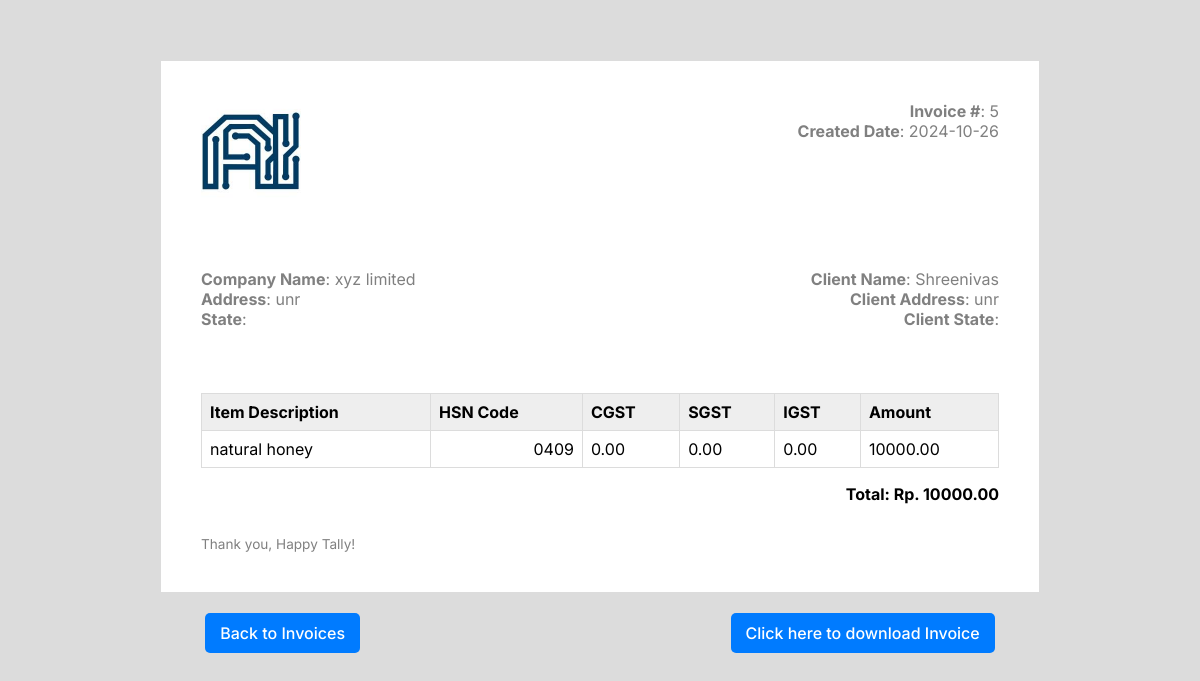
The app's page /public/display_invoice.php?id=5 (signed in) with its own data.
### tables this page shows
CREATE TABLE `tax_invoice` (
  `id` int(11) NOT NULL,
  `user_id` int(11) DEFAULT NULL,
  `name` varchar(100) DEFAULT NULL,
  `company_name` varchar(100) DEFAULT NULL,
  `address` text DEFAULT NULL,
  `state` varchar(100) DEFAULT NULL,
  `product_name` varchar(100) DEFAULT NULL,
  `price` decimal(10,2) DEFAULT NULL,
  `quantity` int(11) DEFAULT NULL,
  `gst_rate` decimal(5,2) DEFAULT NULL,
  `cgst` decimal(5,2) DEFAULT NULL,
  `sgst` decimal(5,2) DEFAULT NULL,
  `igst` decimal(5,2) DEFAULT NULL,
  `total` decimal(10,2) DEFAULT NULL,
  `date` date DEFAULT NULL,
  `hsn_code` varchar(100) DEFAULT NULL,
  `gstin` varchar(15) DEFAULT NULL
);

### public/display_invoice.php (the view, shortened to what this page needs)
<?php
require "../config/database.php";
$invoice_id = $_GET['id'];
$stmt = $pdo->prepare("SELECT * FROM tax_invoice WHERE id = ? AND user_id = ?");
$stmt->execute([$invoice_id, $_SESSION['user_id']]);
$invoice = $stmt->fetch(PDO::FETCH_ASSOC);
$itemStmt = $pdo->prepare("SELECT * FROM tax_invoice WHERE id = ?");
$itemStmt->execute([$invoice_id]);
$items = $itemStmt->fetchAll(PDO::FETCH_ASSOC);
?>
<!DOCTYPE html>
<html lang="en">
<head>
    <link rel="stylesheet" href="../css/invoice.css" />
</head>
<body>
    <section class="wrapper-invoice">
        <div class="invoice">
            <div class="invoice-information">
                <p><strong>Invoice #</strong>: <?= htmlspecialchars($invoice['id']); ?></p>
                <p><strong>Created Date</strong>: <?= htmlspecialchars(date('Y-m-d', strtotime($invoice['date']))); ?></p>
            </div>
            <div class="invoice-logo-brand">
                <img src="../ai.jfif" alt="Brand Logo" />
            </div>
            <div class="invoice-head">
                <div class="head client-info">
                    <p><strong>Company Name</strong>: <?= htmlspecialchars($invoice['company_name']); ?></p>
                    <p><strong>Address</strong>: <?= htmlspecialchars($invoice['address']); ?></p>
                    <p><strong>State</strong>: <?= htmlspecialchars($invoice['state']); ?></p>
                </div>
                <div class="head client-data">
                    <p><strong>Client Name</strong>: <?= htmlspecialchars($invoice['name']); ?></p>
                    <p><strong>Client Address</strong>: <?= htmlspecialchars($invoice['address']); ?></p>
                    <p><strong>Client State</strong>: <?= htmlspecialchars($invoice['state']); ?></p>
                </div>
            </div>
            <div class="invoice-body">
                <table class="table">
                    <thead>
                        <tr>
                            <th>Item Description</th>
                            <th>HSN Code</th>
                            <th>CGST</th>
                            <th>SGST</th>
                            <th>IGST</th>
                            <th>Amount</th>
                        </tr>
                    </thead>
                    <tbody>
                        <?php foreach ($items as $item): ?>
                        <tr>
                            <td><?= htmlspecialchars($item['product_name']); ?></td>
                            <td><?= htmlspecialchars($item['hsn_code']); ?></td>
                            <td><?= htmlspecialchars($item['cgst']); ?></td>
                            <td><?= htmlspecialchars($item['sgst']); ?></td>
                            <td><?= htmlspecialchars($item['igst']); ?></td>
                            <td><?= htmlspecialchars($item['total']); ?></td>
                        </tr>
                        <?php endforeach; ?>
                    </tbody>
                </table>
                <div class="invoice-total-amount">
                    <p>Total: Rp. <?= htmlspecialchars($invoice['total']); ?></p>
                </div>
            </div>
            <div class="invoice-footer">
                <p>Thank you, Happy Tally!</p>
            </div>
        </div>
    </section>
    <div class="invoice-actions">
        <a href="invoice_view.php">Back to Invoices</a>
        <a href="download_invoice.php?id=<?= $invoice['id']; ?>">Click here to download Invoice</a>
    </div>
</body>
</html>

### css/invoice.css (style rules this page uses)
* { margin: 0 auto; padding: 0 auto; user-select: none; }
body { padding: 20px; font-family: "Inter", -apple-system, BlinkMacSystemFont, "Segoe UI", Roboto, Oxygen, Ubuntu, Cantarell, "Open Sans", "Helvetica Neue", sans-serif; -webkit-font-smoothing: antialiased; background-color: #dcdcdc; }
.wrapper-invoice { display: flex; justify-content: center; }
.wrapper-invoice .invoice { height: auto; background: #fff; padding: 5vh; margin-top: 5vh; max-width: 110vh; width: 100%; box-sizing: border-box; border: 1px solid #dcdcdc; }
.wrapper-invoice .invoice .invoice-information { float: right; text-align: right; }
.wrapper-invoice .invoice .invoice-information p { font-size: 2vh; color: gray; }
.wrapper-invoice .invoice .invoice-logo-brand img { max-width: 100px; width: 100%; object-fit: fill; }
.wrapper-invoice .invoice .invoice-head { display: flex; margin-top: 8vh; }
.wrapper-invoice .invoice .invoice-head .head { width: 100%; box-sizing: border-box; }
.wrapper-invoice .invoice .invoice-head .client-info { text-align: left; }
.wrapper-invoice .invoice .invoice-head .client-info p { font-size: 2vh; color: gray; }
.wrapper-invoice .invoice .invoice-head .client-data { text-align: right; }
.wrapper-invoice .invoice .invoice-head .client-data p { font-size: 2vh; color: gray; }
.wrapper-invoice .invoice .invoice-body { margin-top: 8vh; }
.wrapper-invoice .invoice .invoice-body .table { border-collapse: collapse; width: 100%; }
.wrapper-invoice .invoice .invoice-body .table thead tr th { font-size: 2vh; border: 1px solid #dcdcdc; text-align: left; padding: 1vh; background-color: #eeeeee; }
.wrapper-invoice .invoice .invoice-body .table tbody tr td { font-size: 2vh; border: 1px solid #dcdcdc; text-align: left; padding: 1vh; background-color: #fff; }
.wrapper-invoice .invoice .invoice-body .table tbody tr td:nth-child(2) { text-align: right; }
.wrapper-invoice .invoice .invoice-body .invoice-total-amount { margin-top: 1rem; }
.wrapper-invoice .invoice .invoice-body .invoice-total-amount p { font-weight: bold; color: "#0F172A"; text-align: right; font-size: 2vh; }
.wrapper-invoice .invoice .invoice-footer { margin-top: 4vh; }
.wrapper-invoice .invoice .invoice-footer p { font-size: 1.7vh; color: gray; }
.invoice-actions { display: flex; justify-content: space-between; margin-top: 20px; }
.invoice-actions a { background-color: #007bff; color: white; padding: 10px 15px; text-decoration: none; border-radius: 5px; transition: background-color 0.3s, transform 0.2s; font-weight: 500; }

### records on screen
tax_invoice: id "5", date "2024-10-26", company_name "xyz limited", address "unr", name "Shreenivas", product_name "natural honey", hsn_code "0409", cgst "0.00", sgst "0.00", igst "0.00", total "10000.00"
